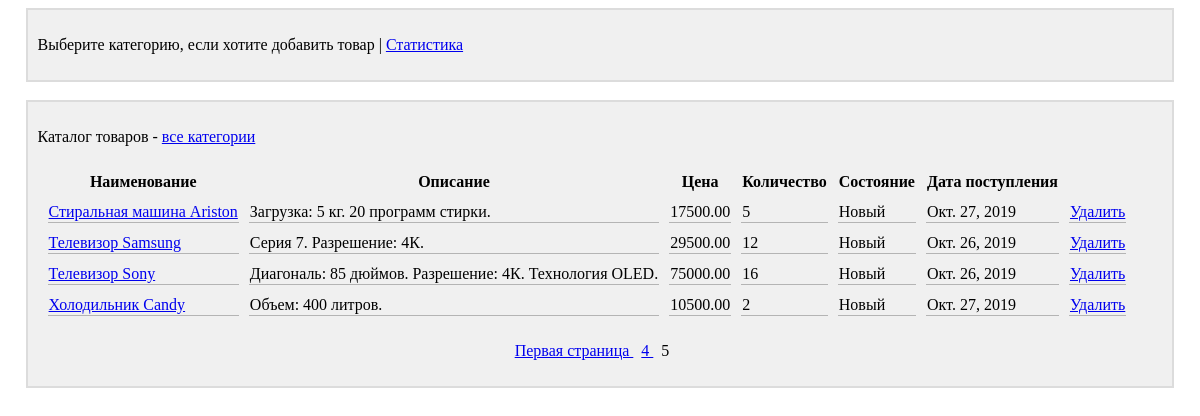
The app's page /products_list/?page=5, older data.
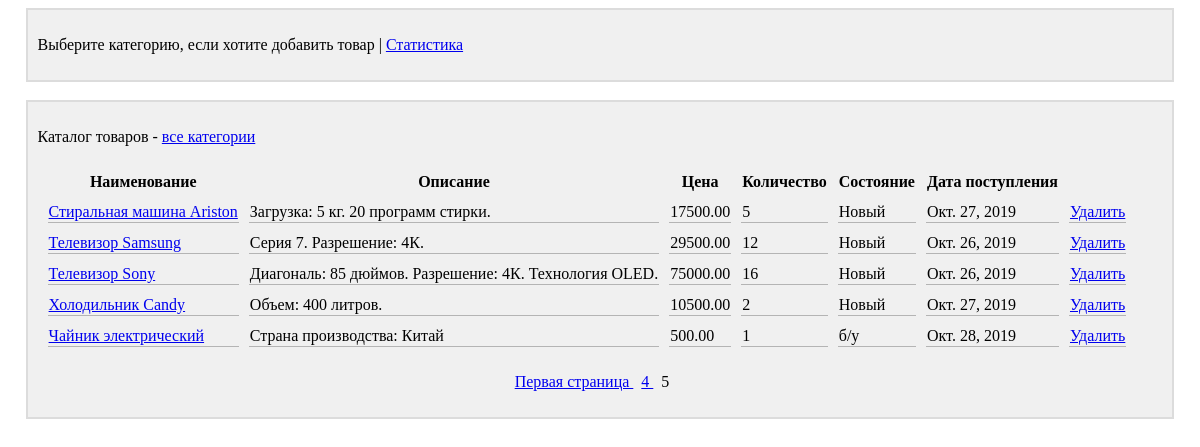
The same page, newer data.
### main/models.py (models this page shows)
class Product(models.Model):
    title = models.CharField(max_length=50, blank=False, unique=True, verbose_name='Наименование')
    description = models.TextField(max_length=1000, blank=False, verbose_name='Описание')
    price = models.DecimalField(max_digits=10, decimal_places=2, blank=False, verbose_name='Цена')
    count = models.PositiveIntegerField(blank=False, verbose_name='Количество')
    state = models.BooleanField(blank=False, verbose_name='Новый', null=False)
    arrival_date = models.DateField(blank=False, verbose_name='Дата поступления')
    group = models.ForeignKey(Group, on_delete=models.CASCADE, verbose_name='Группа')
    class Meta:
        verbose_name = 'Товар'
        verbose_name_plural = 'Товары'
        ordering = ['title']

### main/views.py (the view)
# urls.py: path('', products_list),
def products_list(request):
    if 'group_id' in request.GET:
        group_id = request.GET['group_id']
        try:
            selected_group = Group.objects.get(pk=group_id)
        except (Group.DoesNotExist, Group.MultipleObjectsReturned):
            selected_group = None
    else:
        selected_group = None
    if selected_group is not None:
        products = Product.objects.filter(group=selected_group)
    else:
        products = Product.objects.all()
    paginator = Paginator(products, 5)
    if 'page' in request.GET:
        page_num = request.GET['page']
    else:
        page_num = 1
    if not (1 <= int(page_num) <= int(paginator.num_pages)):
        return HttpResponseBadRequest()
    page = paginator.get_page(page_num)
    products = page.object_list
    context = {'products': products, 'page': page}
    if selected_group is not None:
        context['selected_group'] = selected_group
    else:
        context['selected_group'] = None
    return render(request, 'main/products_list.html', context)

### main/templates/main/products_list.html (shortened to what this page needs)
{% extends 'layout/basic.html' %}
{% block header %}
    <div class="block">
        <p>
            {% if selected_group is not None %}
                <a href="{% url 'products_list' %}">Полный список товаров</a>
                |
                <a href="{% url 'create_product' %}?group_id={{ selected_group.pk }}">Добавить товар</a>
            {% else %}
                Выберите категорию, если хотите добавить товар
            {% endif %}
            |
            <a href="{% url 'satistic' %}">Статистика</a>
        </p>
    </div>
    <br>
{% endblock %}
{% block content %}
    <div class="block">
        <p>Каталог товаров -
            {% if selected_group is not None %}
                <a href="{% url 'groups_list' %}?group_id={{ selected_group.pk }}">
                    {{ selected_group }}
                </a>
            {% else %}
                <a href="{% url 'groups_list' %}">
                    все категории
                </a>
            {% endif %}
        </p>
        {% if products|length != 0 %}
            <table class="table_view">
                <tr>
                    <th>Наименование</th>
                    <th>Описание</th>
                    <th>Цена</th>
                    <th>Количество</th>
                    <th>Состояние</th>
                    <th>Дата поступления</th>
                </tr>
                {% for product in products %}
                    <tr>
                        <td class="cell_border">
                            <a href="{% url 'edit_product' %}?product_id={{ product.pk }}">
                                {{ product.title }}
                            </a>
                        </td>
                        <td class="cell_border">{{ product.description }}</td>
                        <td class="cell_border">{{ product.price }}</td>
                        <td class="cell_border">{{ product.count }}</td>
                        <td class="cell_border">
                            {% if product.state %}
                                Новый
                            {% else %}
                                б/у
                            {% endif %}
                        </td>
                        <td class="cell_border">{{ product.arrival_date }}</td>
                        <td class="cell_border">
                            <a href="{% url 'remove_product' %}?product_id={{ product.pk }}">
                                Удалить
                            </a>
                        </td>
                    </tr>
                {% endfor %}
            </table>
            <p align="center">
                {% if page.has_previous and selected_group is None %}
                    <a href="{% url 'products_list' %}?page=1">
                        Первая страница
                    </a>
                {% endif %}
                {% if page.has_previous and selected_group is None %}
                    <a href="{% url 'products_list' %}?page={{ page.previous_page_number }}">
                        {{ page.previous_page_number }}
                    </a>
                {% endif %}
                {{ page.number }}
            </p>
        {% else %}
            <p>Нет товаров в выбранной категории</p>
        {% endif %}
    </div>
{% endblock %}

Row changes from the older to the newer data that the page shows:
added Product: title "Чайник электрический", description "Страна производства: Китай", price "500.00", count "1", state "б/у", arrival_date "Окт. 28, 2019"
